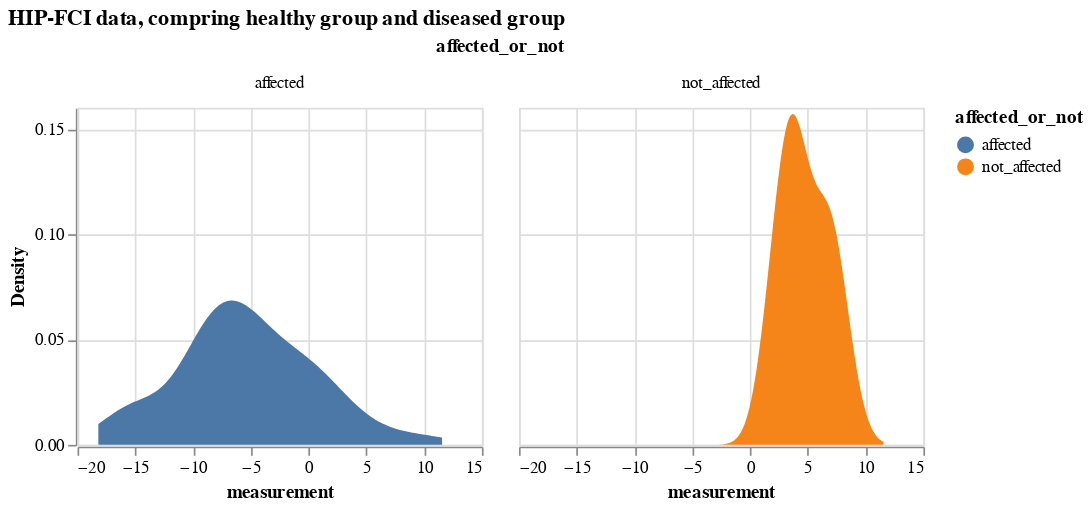

This figure's notebook cell:
### Markdown cell above
### Comparing a certain biomarker data

### Code cell
# select a biomarker
bio_data = df[df.biomarker=='HIP-FCI'].drop(['k_j', 'S_n', 'biomarker'], axis = 1)
# biomarker2 data, comparing from diseased and healthy groups
alt.Chart(bio_data).transform_density(
    'measurement',
    as_=['measurement', 'Density'],
    groupby=['affected_or_not']
).mark_area().encode(
    x="measurement:Q",
    y="Density:Q",
    facet = alt.Facet(
        "affected_or_not:N",
    ),
    color=alt.Color(
        'affected_or_not:N'
    )
).properties(
    width= 240,
    height = 200,
).properties(
    title='HIP-FCI data, compring healthy group and diseased group'
)

### Figure 1 — Vega-Lite specification as saved in the notebook (floating-point values rounded to 4 significant figures)
{"config": {"view": {"continuousWidth": 300, "continuousHeight": 300}}, "data": {"name": "data-d65545d7daf196a9e83d6d59b684876d"}, "mark": {"type": "area"}, "encoding": {"color": {"field": "affected_or_not", "type": "nominal"}, "facet": {"field": "affected_or_not", "type": "nominal"}, "x": {"field": "measurement", "type": "quantitative"}, "y": {"field": "Density", "type": "quantitative"}}, "height": 200, "title": "HIP-FCI data, compring healthy group and diseased group", "transform": [{"density": "measurement", "groupby": ["affected_or_not"], "as": ["measurement", "Density"]}], "width": 240, "$schema": "https://vega.github.io/schema/vega-lite/v5.16.3.json", "datasets": {"data-d65545d7daf196a9e83d6d59b684876d": [{"participant": 0, "measurement": -15.17, "affected_or_not": "affected"}, {"participant": 1, "measurement": -4.646, "affected_or_not": "affected"}, {"participant": 2, "measurement": -5.868, "affected_or_not": "affected"}, {"participant": 3, "measurement": -2.405, "affected_or_not": "affected"}, {"participant": 4, "measurement": -9.886, "affected_or_not": "affected"}, {"participant": 5, "measurement": -8.213, "affected_or_not": "affected"}, {"participant": 6, "measurement": -8.662, "affected_or_not": "affected"}, {"participant": 7, "measurement": -5.825, "affected_or_not": "affected"}, {"participant": 8, "measurement": -4.874, "affected_or_not": "affected"}, {"participant": 9, "measurement": 3.857, "affected_or_not": "not_affected"}, {"participant": 10, "measurement": -7.727, "affected_or_not": "affected"}, {"participant": 11, "measurement": -4.491, "affected_or_not": "affected"}, {"participant": 12, "measurement": -0.1017, "affected_or_not": "affected"}, {"participant": 13, "measurement": -14.34, "affected_or_not": "affected"}, {"participant": 14, "measurement": -1.031, "affected_or_not": "affected"}, {"participant": 15, "measurement": -16.15, "affected_or_not": "affected"}, {"participant": 16, "measurement": 1.696, "affected_or_not": "affected"}, {"participant": 17, "measurement": -6.269, "affected_or_not": "affected"}, {"participant": 18, "measurement": 0.4983, "affected_or_not": "affected"}, {"participant": 19, "measurement": 3.799, "affected_or_not": "not_affected"}, {"participant": 20, "measurement": -2.324, "affected_or_not": "affected"}, {"participant": 21, "measurement": 1.258, "affected_or_not": "affected"}, {"participant": 22, "measurement": -4.404, "affected_or_not": "affected"}, {"participant": 23, "measurement": -5.614, "affected_or_not": "affected"}, {"participant": 24, "measurement": -5.931, "affected_or_not": "affected"}, {"participant": 25, "measurement": -9.519, "affected_or_not": "affected"}, {"participant": 26, "measurement": 4.407, "affected_or_not": "not_affected"}, {"participant": 27, "measurement": -8.369, "affected_or_not": "affected"}, {"participant": 28, "measurement": 6.8, "affected_or_not": "not_affected"}, {"participant": 29, "measurement": -0.2098, "affected_or_not": "affected"}, {"participant": 30, "measurement": -5.975, "affected_or_not": "affected"}, {"participant": 31, "measurement": 2.181, "affected_or_not": "not_affected"}, {"participant": 32, "measurement": -8.977, "affected_or_not": "affected"}, {"participant": 33, "measurement": -11.21, "affected_or_not": "affected"}, {"participant": 34, "measurement": -18.2, "affected_or_not": "affected"}, {"participant": 35, "measurement": -5.898, "affected_or_not": "affected"}, {"participant": 36, "measurement": -7.616, "affected_or_not": "affected"}, {"participant": 37, "measurement": -3.873, "affected_or_not": "affected"}, {"participant": 38, "measurement": -5.207, "affected_or_not": "affected"}, {"participant": 39, "measurement": -7.227, "affected_or_not": "affected"}, {"participant": 40, "measurement": -6.907, "affected_or_not": "affected"}, {"participant": 41, "measurement": -15.15, "affected_or_not": "affected"}, {"participant": 42, "measurement": -8.269, "affected_or_not": "affected"}, {"participant": 43, "measurement": 1.268, "affected_or_not": "affected"}, {"participant": 44, "measurement": -6.481, "affected_or_not": "affected"}, {"participant": 45, "measurement": -8.055, "affected_or_not": "affected"}, {"participant": 46, "measurement": -9.856, "affected_or_not": "affected"}, {"participant": 47, "measurement": -0.8738, "affected_or_not": "affected"}, {"participant": 48, "measurement": 3.41, "affected_or_not": "not_affected"}, {"participant": 49, "measurement": -8.616, "affected_or_not": "affected"}, {"participant": 50, "measurement": -15.6, "affected_or_not": "affected"}, {"participant": 51, "measurement": -10.88, "affected_or_not": "affected"}, {"participant": 52, "measurement": -6.1, "affected_or_not": "affected"}, {"participant": 53, "measurement": -14.83, "affected_or_not": "affected"}, {"participant": 54, "measurement": -11.21, "affected_or_not": "affected"}, {"participant": 55, "measurement": 8.965, "affected_or_not": "affected"}, {"participant": 56, "measurement": 1.884, "affected_or_not": "not_affected"}, {"participant": 57, "measurement": 2.321, "affected_or_not": "affected"}, {"participant": 58, "measurement": 2.628, "affected_or_not": "affected"}, {"participant": 59, "measurement": -0.6704, "affected_or_not": "affected"}, {"participant": 60, "measurement": -14.3, "affected_or_not": "affected"}, {"participant": 61, "measurement": -2.853, "affected_or_not": "affected"}, {"participant": 62, "measurement": -3.385, "affected_or_not": "affected"}, {"participant": 63, "measurement": -8.871, "affected_or_not": "affected"}, {"participant": 64, "measurement": -2.565, "affected_or_not": "affected"}, {"participant": 65, "measurement": -16.0, "affected_or_not": "affected"}, {"participant": 66, "measurement": 1.464, "affected_or_not": "affected"}, {"participant": 67, "measurement": -5.089, "affected_or_not": "affected"}, {"participant": 68, "measurement": -7.256, "affected_or_not": "affected"}, {"participant": 69, "measurement": -14.95, "affected_or_not": "affected"}, {"participant": 70, "measurement": 11.55, "affected_or_not": "affected"}, {"participant": 71, "measurement": 7.426, "affected_or_not": "affected"}, {"participant": 72, "measurement": -8.679, "affected_or_not": "affected"}, {"participant": 73, "measurement": 0.4156, "affected_or_not": "affected"}, {"participant": 74, "measurement": -0.76, "affected_or_not": "affected"}, {"participant": 75, "measurement": -4.94, "affected_or_not": "affected"}, {"participant": 76, "measurement": 5.303, "affected_or_not": "affected"}, {"participant": 77, "measurement": -8.096, "affected_or_not": "affected"}, {"participant": 78, "measurement": -0.264, "affected_or_not": "affected"}, {"participant": 79, "measurement": 3.275, "affected_or_not": "not_affected"}, {"participant": 80, "measurement": 7.108, "affected_or_not": "not_affected"}, {"participant": 81, "measurement": -6.631, "affected_or_not": "affected"}, {"participant": 82, "measurement": -7.552, "affected_or_not": "affected"}, {"participant": 83, "measurement": -7.623, "affected_or_not": "affected"}, {"participant": 84, "measurement": 6.789, "affected_or_not": "not_affected"}, {"participant": 85, "measurement": -2.082, "affected_or_not": "affected"}, {"participant": 86, "measurement": 8.251, "affected_or_not": "not_affected"}, {"participant": 87, "measurement": -10.8, "affected_or_not": "affected"}, {"participant": 88, "measurement": 3.799, "affected_or_not": "affected"}, {"participant": 89, "measurement": -9.692, "affected_or_not": "affected"}, {"participant": 90, "measurement": -9.633, "affected_or_not": "affected"}, {"participant": 91, "measurement": 5.438, "affected_or_not": "not_affected"}, {"participant": 92, "measurement": -0.6634, "affected_or_not": "affected"}, {"participant": 93, "measurement": -9.271, "affected_or_not": "affected"}, {"participant": 94, "measurement": -3.212, "affected_or_not": "affected"}, {"participant": 95, "measurement": 2.729, "affected_or_not": "affected"}, {"participant": 96, "measurement": 4.147, "affected_or_not": "affected"}, {"participant": 97, "measurement": -4.729, "affected_or_not": "affected"}, {"participant": 98, "measurement": -4.282, "affected_or_not": "affected"}, {"participant": 99, "measurement": -2.408, "affected_or_not": "affected"}]}}
